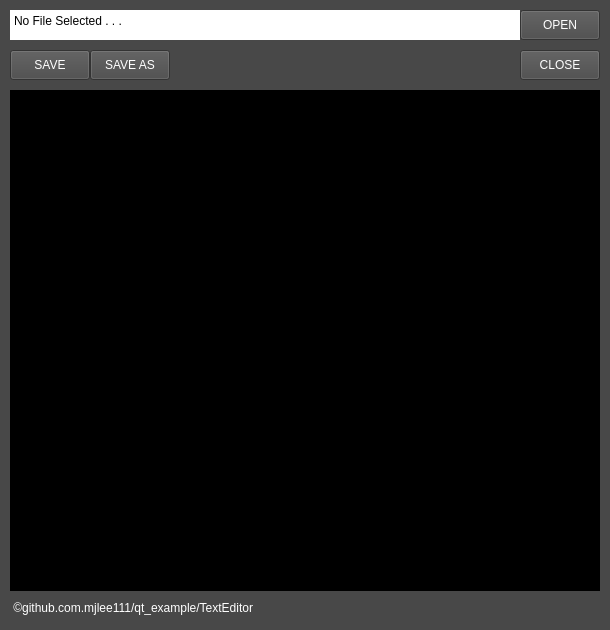
<?xml version="1.0" encoding="UTF-8"?>
<ui version="4.0">
 <class>Editor</class>
 <widget class="QMainWindow" name="Editor">
  <property name="geometry">
   <rect>
    <x>0</x>
    <y>0</y>
    <width>610</width>
    <height>630</height>
   </rect>
  </property>
  <property name="windowTitle">
   <string>TextEditor</string>
  </property>
  <property name="styleSheet">
   <string notr="true">background-color: rgb(72, 72, 72);
color: rgb(255, 255, 255)</string>
  </property>
  <widget class="QWidget" name="centralwidget">
   <widget class="QPushButton" name="open">
    <property name="geometry">
     <rect>
      <x>520</x>
      <y>10</y>
      <width>80</width>
      <height>30</height>
     </rect>
    </property>
    <property name="text">
     <string>OPEN</string>
    </property>
   </widget>
   <widget class="QPushButton" name="save">
    <property name="geometry">
     <rect>
      <x>10</x>
      <y>50</y>
      <width>80</width>
      <height>30</height>
     </rect>
    </property>
    <property name="text">
     <string>SAVE</string>
    </property>
   </widget>
   <widget class="QTextEdit" name="filename">
    <property name="enabled">
     <bool>true</bool>
    </property>
    <property name="geometry">
     <rect>
      <x>10</x>
      <y>10</y>
      <width>510</width>
      <height>30</height>
     </rect>
    </property>
    <property name="styleSheet">
     <string notr="true">background-color: rgb(255, 255, 255);
color: rgb(0, 0, 0)</string>
    </property>
    <property name="frameShape">
     <enum>QFrame::Shape::NoFrame</enum>
    </property>
    <property name="html">
     <string>&lt;!DOCTYPE HTML PUBLIC &quot;-//W3C//DTD HTML 4.0//EN&quot; &quot;http://www.w3.org/TR/REC-html40/strict.dtd&quot;&gt;
&lt;html&gt;&lt;head&gt;&lt;meta name=&quot;qrichtext&quot; content=&quot;1&quot; /&gt;&lt;meta charset=&quot;utf-8&quot; /&gt;&lt;style type=&quot;text/css&quot;&gt;
p, li { white-space: pre-wrap; }
hr { height: 1px; border-width: 0; }
li.unchecked::marker { content: &quot;\2610&quot;; }
li.checked::marker { content: &quot;\2612&quot;; }
&lt;/style&gt;&lt;/head&gt;&lt;body style=&quot; font-family:'맑은 고딕'; font-size:9pt; font-weight:400; font-style:normal;&quot;&gt;
&lt;p style=&quot; margin-top:0px; margin-bottom:0px; margin-left:0px; margin-right:0px; -qt-block-indent:0; text-indent:0px;&quot;&gt;No File Selected . . .&lt;/p&gt;&lt;/body&gt;&lt;/html&gt;</string>
    </property>
   </widget>
   <widget class="QTextEdit" name="filedata">
    <property name="enabled">
     <bool>true</bool>
    </property>
    <property name="geometry">
     <rect>
      <x>10</x>
      <y>90</y>
      <width>590</width>
      <height>501</height>
     </rect>
    </property>
    <property name="styleSheet">
     <string notr="true">color: rgb(254, 254, 254);
background-color: rgb(0, 0, 0)</string>
    </property>
    <property name="readOnly">
     <bool>true</bool>
    </property>
    <property name="html">
     <string>&lt;!DOCTYPE HTML PUBLIC &quot;-//W3C//DTD HTML 4.0//EN&quot; &quot;http://www.w3.org/TR/REC-html40/strict.dtd&quot;&gt;
&lt;html&gt;&lt;head&gt;&lt;meta name=&quot;qrichtext&quot; content=&quot;1&quot; /&gt;&lt;meta charset=&quot;utf-8&quot; /&gt;&lt;style type=&quot;text/css&quot;&gt;
p, li { white-space: pre-wrap; }
hr { height: 1px; border-width: 0; }
li.unchecked::marker { content: &quot;\2610&quot;; }
li.checked::marker { content: &quot;\2612&quot;; }
&lt;/style&gt;&lt;/head&gt;&lt;body style=&quot; font-family:'맑은 고딕'; font-size:9pt; font-weight:400; font-style:normal;&quot;&gt;
&lt;p style=&quot;-qt-paragraph-type:empty; margin-top:0px; margin-bottom:0px; margin-left:0px; margin-right:0px; -qt-block-indent:0; text-indent:0px;&quot;&gt;&lt;br /&gt;&lt;/p&gt;&lt;/body&gt;&lt;/html&gt;</string>
    </property>
   </widget>
   <widget class="QLabel" name="copyright">
    <property name="enabled">
     <bool>false</bool>
    </property>
    <property name="geometry">
     <rect>
      <x>10</x>
      <y>600</y>
      <width>581</width>
      <height>16</height>
     </rect>
    </property>
    <property name="text">
     <string> ©github.com.mjlee111/qt_example/TextEditor</string>
    </property>
   </widget>
   <widget class="QPushButton" name="saveas">
    <property name="geometry">
     <rect>
      <x>90</x>
      <y>50</y>
      <width>80</width>
      <height>30</height>
     </rect>
    </property>
    <property name="text">
     <string>SAVE AS</string>
    </property>
   </widget>
   <widget class="QPushButton" name="close">
    <property name="geometry">
     <rect>
      <x>520</x>
      <y>50</y>
      <width>80</width>
      <height>30</height>
     </rect>
    </property>
    <property name="text">
     <string>CLOSE</string>
    </property>
   </widget>
  </widget>
 </widget>
 <resources/>
 <connections/>
</ui>
